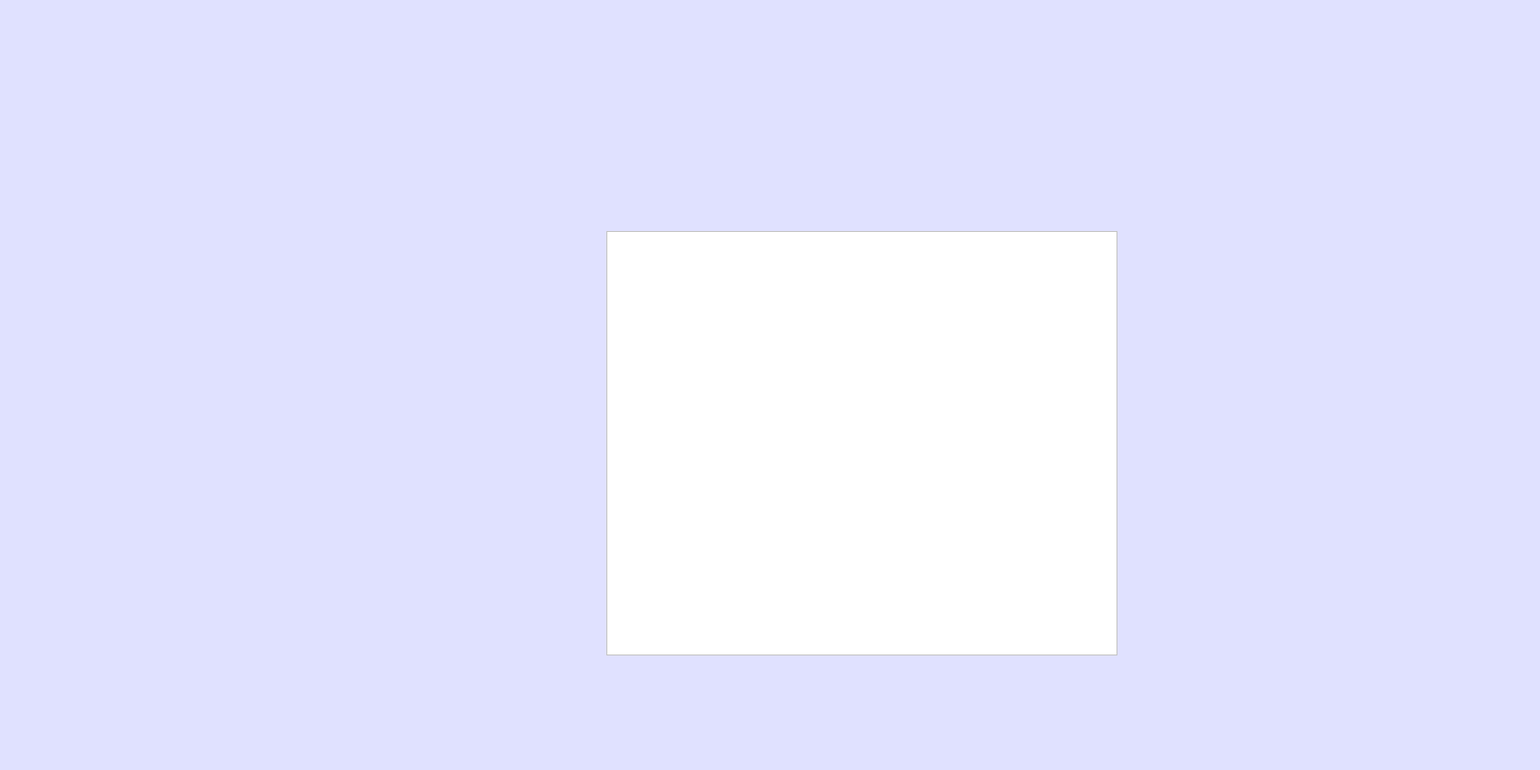
<?xml version="1.0" encoding="UTF-8"?>
<ui version="4.0">
 <class>books</class>
 <widget class="QMainWindow" name="books">
  <property name="geometry">
   <rect>
    <x>0</x>
    <y>0</y>
    <width>1600</width>
    <height>800</height>
   </rect>
  </property>
  <property name="windowTitle">
   <string>iCardSIS</string>
  </property>
  <property name="styleSheet">
   <string notr="true">background-color: rgb(224, 225, 255);</string>
  </property>
  <widget class="QWidget" name="centralwidget">
   <widget class="QLabel" name="label">
    <property name="geometry">
     <rect>
      <x>800</x>
      <y>0</y>
      <width>190</width>
      <height>190</height>
     </rect>
    </property>
    <property name="text">
     <string/>
    </property>
    <property name="pixmap">
     <pixmap resource="images/src.qrc">:/images/4.jpg</pixmap>
    </property>
    <property name="scaledContents">
     <bool>true</bool>
    </property>
   </widget>
   <widget class="QTableView" name="tableView">
    <property name="geometry">
     <rect>
      <x>630</x>
      <y>240</y>
      <width>531</width>
      <height>441</height>
     </rect>
    </property>
    <property name="styleSheet">
     <string notr="true">color: rgb(0,0,0);
background-color: rgb(255,255,255);</string>
    </property>
   </widget>
  </widget>
  <widget class="QStatusBar" name="statusbar"/>
 </widget>
 <resources>
  <include location="images/src.qrc"/>
 </resources>
 <connections/>
</ui>
